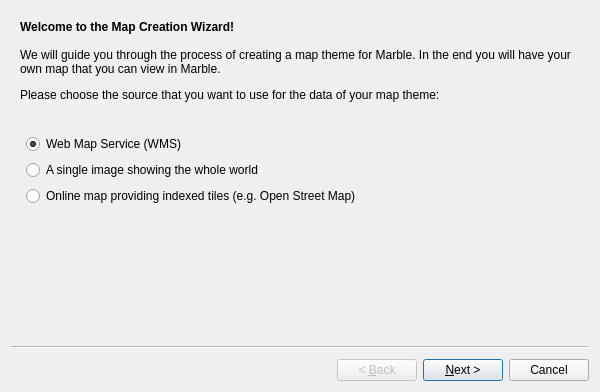
<?xml version="1.0" encoding="UTF-8"?>
<ui version="4.0">
 <class>MapWizard</class>
 <widget class="QWizard" name="MapWizard">
  <property name="geometry">
   <rect>
    <x>0</x>
    <y>0</y>
    <width>600</width>
    <height>392</height>
   </rect>
  </property>
  <property name="minimumSize">
   <size>
    <width>600</width>
    <height>392</height>
   </size>
  </property>
  <property name="windowTitle">
   <string>Marble Map Theme Creation Wizard</string>
  </property>
  <property name="wizardStyle">
   <enum>QWizard::ClassicStyle</enum>
  </property>
  <widget class="QWizardPage" name="wizardPageIntro">
   <attribute name="pageId">
    <string notr="true">0</string>
   </attribute>
   <layout class="QFormLayout" name="formLayout_3">
    <property name="fieldGrowthPolicy">
     <enum>QFormLayout::ExpandingFieldsGrow</enum>
    </property>
    <item row="0" column="0" colspan="2">
     <widget class="QLabel" name="labelIntroInfo">
      <property name="text">
       <string>&lt;!DOCTYPE HTML PUBLIC &quot;-//W3C//DTD HTML 4.0//EN&quot; &quot;http://www.w3.org/TR/REC-html40/strict.dtd&quot;&gt;
&lt;html&gt;&lt;head&gt;&lt;meta name=&quot;qrichtext&quot; content=&quot;1&quot; /&gt;&lt;style type=&quot;text/css&quot;&gt;
p, li { white-space: pre-wrap; }
&lt;/style&gt;&lt;/head&gt;&lt;body style=&quot; font-family:'Sans Serif'; font-size:9pt; font-weight:400; font-style:normal;&quot;&gt;
&lt;p style=&quot; margin-top:0px; margin-bottom:0px; margin-left:0px; margin-right:0px; -qt-block-indent:0; text-indent:0px;&quot;&gt;&lt;span style=&quot; font-weight:600;&quot;&gt;Welcome to the Map Creation Wizard!&lt;/span&gt;&lt;/p&gt;
&lt;p style=&quot;-qt-paragraph-type:empty; margin-top:0px; margin-bottom:0px; margin-left:0px; margin-right:0px; -qt-block-indent:0; text-indent:0px;&quot;&gt;&lt;/p&gt;
&lt;p style=&quot; margin-top:0px; margin-bottom:0px; margin-left:0px; margin-right:0px; -qt-block-indent:0; text-indent:0px;&quot;&gt;We will guide you through the process of creating a map theme for Marble. In the end you will have your own map that you can view in Marble.&lt;/p&gt;
&lt;p style=&quot; margin-top:12px; margin-bottom:12px; margin-left:0px; margin-right:0px; -qt-block-indent:0; text-indent:0px;&quot;&gt;Please choose the source that you want to use for the data of your map theme:&lt;/p&gt;
&lt;p style=&quot;-qt-paragraph-type:empty; margin-top:12px; margin-bottom:12px; margin-left:0px; margin-right:0px; -qt-block-indent:0; text-indent:0px;&quot;&gt;&lt;/p&gt;&lt;/body&gt;&lt;/html&gt;</string>
      </property>
      <property name="alignment">
       <set>Qt::AlignLeading|Qt::AlignLeft|Qt::AlignVCenter</set>
      </property>
      <property name="wordWrap">
       <bool>true</bool>
      </property>
     </widget>
    </item>
    <item row="1" column="1">
     <widget class="QRadioButton" name="radioButtonWms">
      <property name="toolTip">
       <string>Connects to a server on the Internet. The map data is queried via the WMS protocol.</string>
      </property>
      <property name="text">
       <string>Web Map Service (WMS)</string>
      </property>
      <property name="checked">
       <bool>true</bool>
      </property>
     </widget>
    </item>
    <item row="2" column="1">
     <widget class="QRadioButton" name="radioButtonBitmap">
      <property name="toolTip">
       <string>You need to provide a bitmap image of a world map that is stored on disk.</string>
      </property>
      <property name="text">
       <string>A single image showing the whole world</string>
      </property>
     </widget>
    </item>
    <item row="3" column="1">
     <widget class="QRadioButton" name="radioButtonStaticUrl">
      <property name="toolTip">
       <string>Connects to a server on the Internet. The map data is queried via a static URL.</string>
      </property>
      <property name="text">
       <string>Online map providing indexed tiles (e.g. Open Street Map)</string>
      </property>
     </widget>
    </item>
   </layout>
  </widget>
  <widget class="QWizardPage" name="wizardPageWms">
   <layout class="QVBoxLayout" name="verticalLayout">
    <item>
     <widget class="QLabel" name="label">
      <property name="text">
       <string>&lt;!DOCTYPE HTML PUBLIC &quot;-//W3C//DTD HTML 4.0//EN&quot; &quot;http://www.w3.org/TR/REC-html40/strict.dtd&quot;&gt;
&lt;html&gt;&lt;head&gt;&lt;meta name=&quot;qrichtext&quot; content=&quot;1&quot; /&gt;&lt;style type=&quot;text/css&quot;&gt;
p, li { white-space: pre-wrap; }
&lt;/style&gt;&lt;/head&gt;&lt;body style=&quot; font-family:'Sans Serif'; font-size:9pt; font-weight:400; font-style:normal;&quot;&gt;
&lt;p style=&quot; margin-top:12px; margin-bottom:12px; margin-left:0px; margin-right:0px; -qt-block-indent:0; text-indent:0px;&quot;&gt;&lt;span style=&quot; font-weight:600;&quot;&gt;WMS Server&lt;/span&gt;&lt;/p&gt;
&lt;p style=&quot; margin-top:12px; margin-bottom:12px; margin-left:0px; margin-right:0px; -qt-block-indent:0; text-indent:0px;&quot;&gt;Please choose a &lt;a href=&quot;http://en.wikipedia.org/wiki/Web_Map_Service&quot;&gt;&lt;span style=&quot; text-decoration: underline; color:#0057ae;&quot;&gt;WMS&lt;/span&gt;&lt;/a&gt; server or enter a custom server URL.&lt;/p&gt;&lt;/body&gt;&lt;/html&gt;</string>
      </property>
      <property name="wordWrap">
       <bool>true</bool>
      </property>
     </widget>
    </item>
    <item>
     <spacer name="verticalSpacer_10">
      <property name="orientation">
       <enum>Qt::Vertical</enum>
      </property>
      <property name="sizeHint" stdset="0">
       <size>
        <width>20</width>
        <height>40</height>
       </size>
      </property>
     </spacer>
    </item>
    <item>
     <layout class="QGridLayout" name="gridLayout">
      <item row="0" column="0">
       <widget class="QLabel" name="labelWmsServer">
        <property name="text">
         <string>WMS Server:</string>
        </property>
        <property name="alignment">
         <set>Qt::AlignRight|Qt::AlignTrailing|Qt::AlignVCenter</set>
        </property>
       </widget>
      </item>
      <item row="0" column="1">
       <widget class="QComboBox" name="comboBoxWmsServer">
        <item>
         <property name="text">
          <string>Custom</string>
         </property>
        </item>
       </widget>
      </item>
      <item row="1" column="0">
       <widget class="QLabel" name="labelWmsUrl">
        <property name="text">
         <string>URL:</string>
        </property>
        <property name="alignment">
         <set>Qt::AlignRight|Qt::AlignTrailing|Qt::AlignVCenter</set>
        </property>
       </widget>
      </item>
      <item row="1" column="1">
       <widget class="QLineEdit" name="lineEditWmsUrl">
        <property name="text">
         <string>http://</string>
        </property>
       </widget>
      </item>
     </layout>
    </item>
    <item>
     <spacer name="verticalSpacer_9">
      <property name="orientation">
       <enum>Qt::Vertical</enum>
      </property>
      <property name="sizeHint" stdset="0">
       <size>
        <width>20</width>
        <height>40</height>
       </size>
      </property>
     </spacer>
    </item>
   </layout>
  </widget>
  <widget class="QWizardPage" name="wizardPageWmsAvailableMaps">
   <layout class="QGridLayout" name="gridLayout_4">
    <item row="0" column="0" rowspan="2">
     <widget class="QLabel" name="labelWmsMaps">
      <property name="text">
       <string>Available Maps:</string>
      </property>
      <property name="alignment">
       <set>Qt::AlignLeading|Qt::AlignLeft|Qt::AlignTop</set>
      </property>
     </widget>
    </item>
    <item row="0" column="1" rowspan="2">
     <widget class="QListWidget" name="listWidgetWmsMaps"/>
    </item>
   </layout>
  </widget>
  <widget class="QWizardPage" name="wizardPageBitmap">
   <layout class="QVBoxLayout" name="verticalLayout_2">
    <item>
     <widget class="QLabel" name="label_2">
      <property name="text">
       <string>&lt;!DOCTYPE HTML PUBLIC &quot;-//W3C//DTD HTML 4.0//EN&quot; &quot;http://www.w3.org/TR/REC-html40/strict.dtd&quot;&gt;
&lt;html&gt;&lt;head&gt;&lt;meta name=&quot;qrichtext&quot; content=&quot;1&quot; /&gt;&lt;style type=&quot;text/css&quot;&gt;
p, li { white-space: pre-wrap; }
&lt;/style&gt;&lt;/head&gt;&lt;body style=&quot; font-family:'Sans Serif'; font-size:9pt; font-weight:400; font-style:normal;&quot;&gt;
&lt;p style=&quot; margin-top:0px; margin-bottom:0px; margin-left:0px; margin-right:0px; -qt-block-indent:0; text-indent:0px;&quot;&gt;&lt;span style=&quot; font-weight:600;&quot;&gt;World Map Bitmap Image&lt;/span&gt;&lt;/p&gt;
&lt;p style=&quot;-qt-paragraph-type:empty; margin-top:0px; margin-bottom:0px; margin-left:0px; margin-right:0px; -qt-block-indent:0; text-indent:0px; font-weight:600;&quot;&gt;&lt;/p&gt;
&lt;p style=&quot; margin-top:0px; margin-bottom:0px; margin-left:0px; margin-right:0px; -qt-block-indent:0; text-indent:0px;&quot;&gt;Please choose the location of a world map that is stored in a single image file (JPG, PNG, etc.). It needs to be provided in &lt;a href=&quot;http://en.wikipedia.org/wiki/Equirectangular_projection&quot;&gt;&lt;span style=&quot; text-decoration: underline; color:#0057ae;&quot;&gt;Equirectangular projection&lt;/span&gt;&lt;/a&gt;, so the shape should look like this (size ratio: 2:1):&lt;/p&gt;
&lt;p style=&quot; margin-top:12px; margin-bottom:12px; margin-left:0px; margin-right:0px; -qt-block-indent:0; text-indent:0px;&quot;&gt;&lt;img src=&quot;:/data/svg/worldmap.svg&quot; width=&quot;150&quot; /&gt;&lt;/p&gt;&lt;/body&gt;&lt;/html&gt;</string>
      </property>
      <property name="wordWrap">
       <bool>true</bool>
      </property>
     </widget>
    </item>
    <item>
     <layout class="QHBoxLayout" name="horizontalLayout">
      <item>
       <widget class="QLabel" name="labelSource">
        <property name="text">
         <string>Source Image:</string>
        </property>
        <property name="alignment">
         <set>Qt::AlignRight|Qt::AlignTrailing|Qt::AlignVCenter</set>
        </property>
        <property name="buddy">
         <cstring>lineEditSource</cstring>
        </property>
       </widget>
      </item>
      <item>
       <widget class="QLineEdit" name="lineEditSource"/>
      </item>
      <item>
       <widget class="QPushButton" name="pushButtonSource">
        <property name="text">
         <string>...</string>
        </property>
       </widget>
      </item>
     </layout>
    </item>
    <item>
     <spacer name="verticalSpacer">
      <property name="orientation">
       <enum>Qt::Vertical</enum>
      </property>
      <property name="sizeHint" stdset="0">
       <size>
        <width>20</width>
        <height>40</height>
       </size>
      </property>
     </spacer>
    </item>
   </layout>
  </widget>
  <widget class="QWizardPage" name="wizardPageStaticUrl">
   <layout class="QVBoxLayout" name="verticalLayout_3">
    <item>
     <widget class="QLabel" name="label_4">
      <property name="text">
       <string>&lt;!DOCTYPE HTML PUBLIC &quot;-//W3C//DTD HTML 4.0//EN&quot; &quot;http://www.w3.org/TR/REC-html40/strict.dtd&quot;&gt;
&lt;html&gt;&lt;head&gt;&lt;meta name=&quot;qrichtext&quot; content=&quot;1&quot; /&gt;&lt;style type=&quot;text/css&quot;&gt;
p, li { white-space: pre-wrap; }
&lt;/style&gt;&lt;/head&gt;&lt;body style=&quot; font-family:'Bitstream Vera Sans'; font-size:9pt; font-weight:400; font-style:normal;&quot;&gt;
&lt;p style=&quot; margin-top:12px; margin-bottom:12px; margin-left:0px; margin-right:0px; -qt-block-indent:0; text-indent:0px;&quot;&gt;&lt;span style=&quot; font-family:'Sans Serif'; font-weight:600;&quot;&gt;URL Scheme for Indexed Tiles&lt;/span&gt;&lt;/p&gt;
&lt;p style=&quot; margin-top:12px; margin-bottom:12px; margin-left:0px; margin-right:0px; -qt-block-indent:0; text-indent:0px;&quot;&gt;&lt;span style=&quot; font-family:'Sans Serif';&quot;&gt;Please enter the URL used for downloading individual tiles. Use the placeholders &lt;/span&gt;&lt;span style=&quot; font-family:'Sans Serif'; font-style:italic;&quot;&gt;{x}&lt;/span&gt;&lt;span style=&quot; font-family:'Sans Serif';&quot;&gt;, &lt;/span&gt;&lt;span style=&quot; font-family:'Sans Serif'; font-style:italic;&quot;&gt;{y}&lt;/span&gt;&lt;span style=&quot; font-family:'Sans Serif';&quot;&gt;, and &lt;/span&gt;&lt;span style=&quot; font-family:'Sans Serif'; font-style:italic;&quot;&gt;{zoomLevel}&lt;/span&gt;&lt;span style=&quot; font-family:'Sans Serif';&quot;&gt; to reference a tile from the index.&lt;/span&gt;&lt;/p&gt;&lt;/body&gt;&lt;/html&gt;</string>
      </property>
      <property name="wordWrap">
       <bool>true</bool>
      </property>
     </widget>
    </item>
    <item>
     <spacer name="verticalSpacer_6">
      <property name="orientation">
       <enum>Qt::Vertical</enum>
      </property>
      <property name="sizeType">
       <enum>QSizePolicy::Fixed</enum>
      </property>
      <property name="sizeHint" stdset="0">
       <size>
        <width>20</width>
        <height>5</height>
       </size>
      </property>
     </spacer>
    </item>
    <item>
     <layout class="QFormLayout" name="formLayout_4">
      <property name="fieldGrowthPolicy">
       <enum>QFormLayout::ExpandingFieldsGrow</enum>
      </property>
      <item row="0" column="0">
       <widget class="QLabel" name="labelStaticUrlServer">
        <property name="text">
         <string>URL Scheme:</string>
        </property>
       </widget>
      </item>
      <item row="0" column="1">
       <widget class="QComboBox" name="comboBoxStaticUrlServer">
        <property name="sizePolicy">
         <sizepolicy hsizetype="MinimumExpanding" vsizetype="Fixed">
          <horstretch>0</horstretch>
          <verstretch>0</verstretch>
         </sizepolicy>
        </property>
        <property name="editable">
         <bool>true</bool>
        </property>
       </widget>
      </item>
     </layout>
    </item>
    <item>
     <spacer name="verticalSpacer_2">
      <property name="orientation">
       <enum>Qt::Vertical</enum>
      </property>
      <property name="sizeHint" stdset="0">
       <size>
        <width>20</width>
        <height>40</height>
       </size>
      </property>
     </spacer>
    </item>
   </layout>
  </widget>
  <widget class="QWizardPage" name="wizardPageMetadata">
   <layout class="QGridLayout" name="gridLayout_2">
    <item row="0" column="0" colspan="2">
     <widget class="QLabel" name="label_6">
      <property name="text">
       <string>&lt;!DOCTYPE HTML PUBLIC &quot;-//W3C//DTD HTML 4.0//EN&quot; &quot;http://www.w3.org/TR/REC-html40/strict.dtd&quot;&gt;
&lt;html&gt;&lt;head&gt;&lt;meta name=&quot;qrichtext&quot; content=&quot;1&quot; /&gt;&lt;style type=&quot;text/css&quot;&gt;
p, li { white-space: pre-wrap; }
&lt;/style&gt;&lt;/head&gt;&lt;body style=&quot; font-family:'Bitstream Vera Sans'; font-size:9pt; font-weight:400; font-style:normal;&quot;&gt;
&lt;p style=&quot; margin-top:12px; margin-bottom:12px; margin-left:0px; margin-right:0px; -qt-block-indent:0; text-indent:0px;&quot;&gt;&lt;span style=&quot; font-family:'Sans Serif'; font-weight:600;&quot;&gt;General Information&lt;/span&gt;&lt;/p&gt;
&lt;p style=&quot; margin-top:12px; margin-bottom:12px; margin-left:0px; margin-right:0px; -qt-block-indent:0; text-indent:0px;&quot;&gt;&lt;span style=&quot; font-family:'Sans Serif';&quot;&gt;Please specify a title, a name and an icon for your new map. Add a description to let users know what your map is about. &lt;/span&gt;&lt;/p&gt;&lt;/body&gt;&lt;/html&gt;</string>
      </property>
      <property name="wordWrap">
       <bool>true</bool>
      </property>
     </widget>
    </item>
    <item row="1" column="0">
     <widget class="QLabel" name="labelMapTitle">
      <property name="text">
       <string>Map Title:</string>
      </property>
      <property name="alignment">
       <set>Qt::AlignRight|Qt::AlignTrailing|Qt::AlignVCenter</set>
      </property>
      <property name="buddy">
       <cstring>lineEditTitle</cstring>
      </property>
     </widget>
    </item>
    <item row="1" column="1">
     <widget class="QLineEdit" name="lineEditTitle">
      <property name="toolTip">
       <string>A short concise name for your map theme.</string>
      </property>
     </widget>
    </item>
    <item row="2" column="0">
     <widget class="QLabel" name="labelMapTheme">
      <property name="text">
       <string>Map Name:</string>
      </property>
      <property name="alignment">
       <set>Qt::AlignRight|Qt::AlignTrailing|Qt::AlignVCenter</set>
      </property>
     </widget>
    </item>
    <item row="2" column="1">
     <widget class="QLineEdit" name="lineEditTheme">
      <property name="toolTip">
       <string>The lowercase map theme id.</string>
      </property>
      <property name="whatsThis">
       <string>The folder name of your new theme.</string>
      </property>
     </widget>
    </item>
    <item row="3" column="0">
     <widget class="QLabel" name="labelMapDesc">
      <property name="text">
       <string>Description:</string>
      </property>
      <property name="alignment">
       <set>Qt::AlignRight|Qt::AlignTop|Qt::AlignTrailing</set>
      </property>
      <property name="buddy">
       <cstring>textEditDesc</cstring>
      </property>
     </widget>
    </item>
    <item row="3" column="1">
     <widget class="QTextEdit" name="textEditDesc">
      <property name="toolTip">
       <string>A short description of your map theme. Here you can provide information about the purpose, origin, copyright and license of the data used in your map theme.</string>
      </property>
      <property name="whatsThis">
       <string>It will appear in a tool tip and may contain HTML formatting.</string>
      </property>
     </widget>
    </item>
    <item row="4" column="0">
     <widget class="QLabel" name="labelMapIcon">
      <property name="text">
       <string>Preview Image:</string>
      </property>
      <property name="alignment">
       <set>Qt::AlignRight|Qt::AlignTop|Qt::AlignTrailing</set>
      </property>
     </widget>
    </item>
    <item row="4" column="1">
     <layout class="QHBoxLayout" name="horizontalLayout_5">
      <item>
       <layout class="QVBoxLayout" name="verticalLayout_4">
        <item>
         <widget class="QLabel" name="labelPreview">
          <property name="sizePolicy">
           <sizepolicy hsizetype="Minimum" vsizetype="Minimum">
            <horstretch>0</horstretch>
            <verstretch>0</verstretch>
           </sizepolicy>
          </property>
          <property name="minimumSize">
           <size>
            <width>128</width>
            <height>128</height>
           </size>
          </property>
          <property name="text">
           <string>preview image</string>
          </property>
         </widget>
        </item>
        <item>
         <widget class="QPushButton" name="pushButtonPreview">
          <property name="text">
           <string>Change...</string>
          </property>
         </widget>
        </item>
       </layout>
      </item>
      <item>
       <spacer name="horizontalSpacer_3">
        <property name="orientation">
         <enum>Qt::Horizontal</enum>
        </property>
        <property name="sizeHint" stdset="0">
         <size>
          <width>354</width>
          <height>20</height>
         </size>
        </property>
       </spacer>
      </item>
     </layout>
    </item>
   </layout>
  </widget>
  <widget class="QWizardPage" name="wizardPageLegend">
   <layout class="QGridLayout" name="gridLayout_3">
    <item row="0" column="0">
     <widget class="QLabel" name="labelLegend_2">
      <property name="text">
       <string>Legend Image:</string>
      </property>
     </widget>
    </item>
    <item row="0" column="1">
     <widget class="QLineEdit" name="lineEditLegend_2"/>
    </item>
    <item row="0" column="2">
     <widget class="QPushButton" name="pushButtonLegend_2">
      <property name="text">
       <string>...</string>
      </property>
     </widget>
    </item>
    <item row="1" column="0" colspan="2">
     <layout class="QHBoxLayout" name="horizontalLayout_2">
      <item>
       <widget class="QTextBrowser" name="textBrowserLegend"/>
      </item>
      <item>
       <layout class="QVBoxLayout" name="verticalLayout_6">
        <item>
         <widget class="QCheckBox" name="checkBoxInterest">
          <property name="text">
           <string>Places of Interest</string>
          </property>
         </widget>
        </item>
        <item>
         <widget class="QCheckBox" name="checkBoxPop">
          <property name="text">
           <string>Populated Places</string>
          </property>
         </widget>
        </item>
        <item>
         <widget class="QCheckBox" name="checkBoxTer">
          <property name="text">
           <string>Terrain</string>
          </property>
         </widget>
        </item>
        <item>
         <widget class="QCheckBox" name="checkBoxCoord">
          <property name="text">
           <string>Coordinate Grid</string>
          </property>
         </widget>
        </item>
        <item>
         <widget class="QCheckBox" name="checkBoxBorder">
          <property name="text">
           <string>Border Lines</string>
          </property>
         </widget>
        </item>
       </layout>
      </item>
     </layout>
    </item>
   </layout>
  </widget>
  <widget class="QWizardPage" name="wizardPageSummary">
   <layout class="QVBoxLayout" name="verticalLayout_5">
    <item>
     <widget class="QLabel" name="label_7">
      <property name="text">
       <string>&lt;!DOCTYPE HTML PUBLIC &quot;-//W3C//DTD HTML 4.0//EN&quot; &quot;http://www.w3.org/TR/REC-html40/strict.dtd&quot;&gt;
&lt;html&gt;&lt;head&gt;&lt;meta name=&quot;qrichtext&quot; content=&quot;1&quot; /&gt;&lt;style type=&quot;text/css&quot;&gt;
p, li { white-space: pre-wrap; }
&lt;/style&gt;&lt;/head&gt;&lt;body style=&quot; font-family:'Sans Serif'; font-size:9pt; font-weight:400; font-style:normal;&quot;&gt;
&lt;p style=&quot; margin-top:12px; margin-bottom:12px; margin-left:0px; margin-right:0px; -qt-block-indent:0; text-indent:0px;&quot;&gt;&lt;span style=&quot; font-weight:600;&quot;&gt;Summary&lt;/span&gt;&lt;/p&gt;
&lt;p style=&quot; margin-top:12px; margin-bottom:12px; margin-left:0px; margin-right:0px; -qt-block-indent:0; text-indent:0px;&quot;&gt;Congratulations! You have entered all the data that is necessary to create your map theme. Check the summary below carefully and press the &amp;quot;Finish&amp;quot; button to create the theme. &lt;/p&gt;
&lt;p style=&quot; margin-top:12px; margin-bottom:12px; margin-left:0px; margin-right:0px; -qt-block-indent:0; text-indent:0px;&quot;&gt;Please consider contributing the map theme back to the Marble community if the license and the terms of use allow for it.&lt;/p&gt;
&lt;p style=&quot;-qt-paragraph-type:empty; margin-top:12px; margin-bottom:12px; margin-left:0px; margin-right:0px; -qt-block-indent:0; text-indent:0px;&quot;&gt;&lt;/p&gt;&lt;/body&gt;&lt;/html&gt;</string>
      </property>
      <property name="wordWrap">
       <bool>true</bool>
      </property>
     </widget>
    </item>
    <item>
     <layout class="QFormLayout" name="formLayout">
      <item row="0" column="0">
       <widget class="QLabel" name="labelSumName">
        <property name="font">
         <font>
          <weight>75</weight>
          <bold>true</bold>
         </font>
        </property>
        <property name="text">
         <string>Map Name:</string>
        </property>
       </widget>
      </item>
      <item row="0" column="1">
       <widget class="QLabel" name="labelSumMName">
        <property name="text">
         <string>Map name goes here.</string>
        </property>
       </widget>
      </item>
      <item row="1" column="0">
       <widget class="QLabel" name="labelSumTheme">
        <property name="font">
         <font>
          <weight>75</weight>
          <bold>true</bold>
         </font>
        </property>
        <property name="text">
         <string>Map Theme:</string>
        </property>
       </widget>
      </item>
      <item row="1" column="1">
       <widget class="QLabel" name="labelSumMTheme">
        <property name="text">
         <string>Map theme goes here.</string>
        </property>
       </widget>
      </item>
      <item row="2" column="0">
       <widget class="QLabel" name="labelSumMPreview">
        <property name="font">
         <font>
          <weight>75</weight>
          <bold>true</bold>
         </font>
        </property>
        <property name="text">
         <string>Preview Image:</string>
        </property>
       </widget>
      </item>
      <item row="2" column="1">
       <widget class="QLabel" name="labelThumbnail">
        <property name="text">
         <string>Thumbnail image goes here.</string>
        </property>
        <property name="alignment">
         <set>Qt::AlignCenter</set>
        </property>
       </widget>
      </item>
     </layout>
    </item>
    <item>
     <widget class="QPushButton" name="pushButtonPreviewMap">
      <property name="text">
       <string>Preview Map</string>
      </property>
     </widget>
    </item>
   </layout>
  </widget>
 </widget>
 <resources>
  <include location="libmarble.qrc"/>
 </resources>
 <connections/>
</ui>
